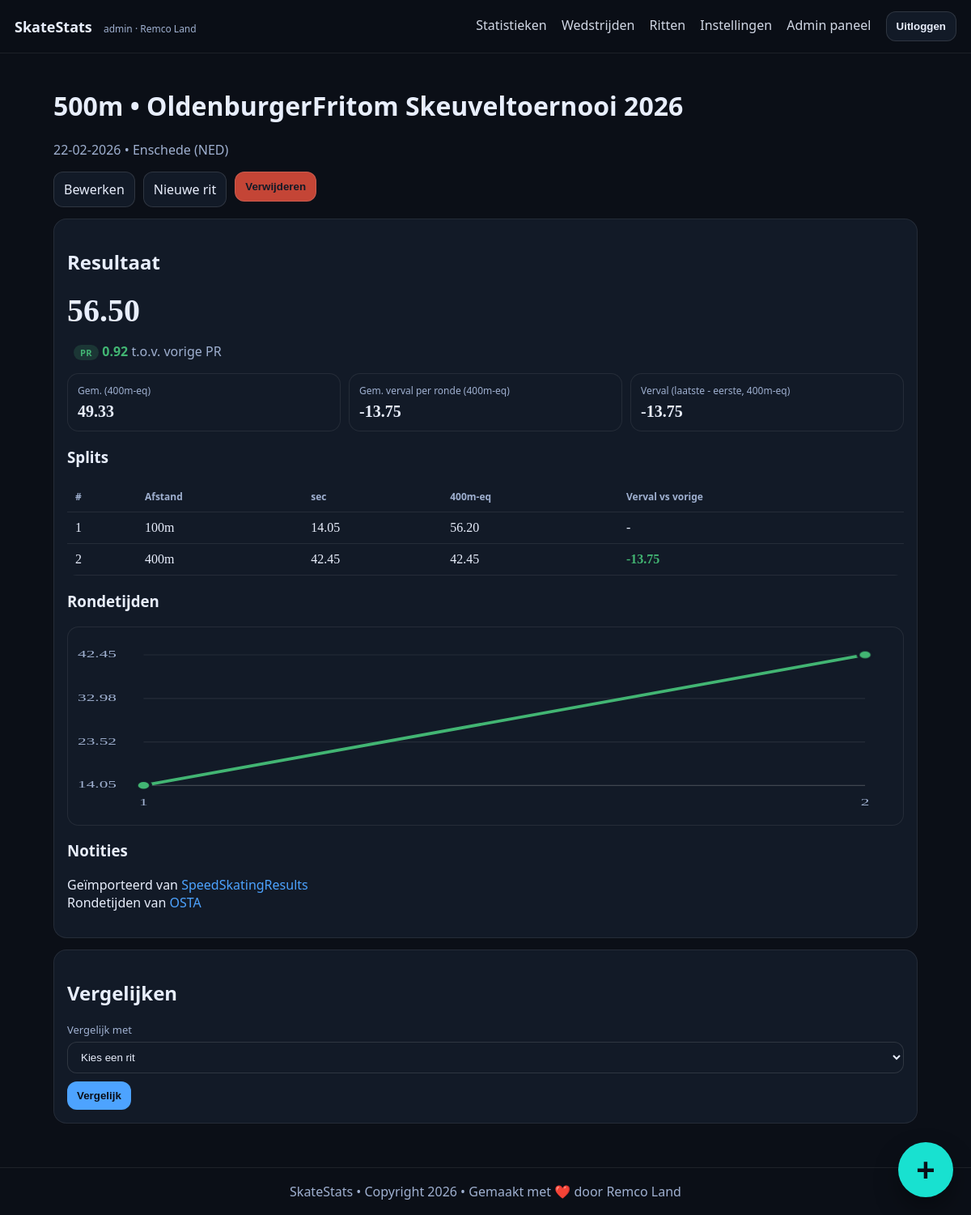
/races/126 (signed in), run on the app's committed database.
### tables this page shows
CREATE TABLE user (
              id INTEGER PRIMARY KEY AUTOINCREMENT,
              username TEXT NOT NULL UNIQUE,
              password_hash TEXT NOT NULL,
              skater_id INTEGER NOT NULL UNIQUE,
              is_admin INTEGER NOT NULL DEFAULT 0,
              created_at TEXT NOT NULL,
              updated_at TEXT NOT NULL,
              last_login_at TEXT, theme_preference TEXT NOT NULL DEFAULT 'dark',
              FOREIGN KEY (skater_id) REFERENCES skater(id) ON DELETE RESTRICT
            );

CREATE TABLE skater (
              id INTEGER PRIMARY KEY AUTOINCREMENT,
              name TEXT NOT NULL UNIQUE
            );

CREATE TABLE race (
              id INTEGER PRIMARY KEY AUTOINCREMENT,
              competition_id INTEGER NOT NULL,
              skater_id INTEGER NOT NULL,
              distance_m INTEGER NOT NULL,
              category TEXT,
              class_name TEXT,
              lane TEXT,
              opponent TEXT,
              total_time_ms INTEGER,
              laps_csv TEXT,   -- "30.12,31.00,31.50"
              dnf INTEGER NOT NULL DEFAULT 0,
              notes TEXT,
              created_at TEXT NOT NULL,
              FOREIGN KEY (competition_id) REFERENCES competition(id) ON DELETE CASCADE,
              FOREIGN KEY (skater_id) REFERENCES skater(id) ON DELETE RESTRICT
            );

CREATE TABLE competition (
              id INTEGER PRIMARY KEY AUTOINCREMENT,
              name TEXT NOT NULL,
              venue TEXT,
              competition_date TEXT NOT NULL, -- YYYY-MM-DD
              notes TEXT,
              created_at TEXT NOT NULL
            , owner_user_id INTEGER);

### app/main.py (the view, shortened to what this page needs)
@app.get("/races/{race_id}", response_class=HTMLResponse)
def race_detail(request: Request, race_id: int, compare_race_id: str = ""):
    current_user = require_user(request)
    with db() as conn:
        r = conn.execute(
            """
            SELECT r.*, c.name AS competition_name, c.venue, c.competition_date
            FROM race r
            JOIN competition c ON c.id = r.competition_id
            WHERE r.id = ? AND r.skater_id = ? AND c.owner_user_id = ?
            """,
            (race_id, int(current_user["skater_id"]), int(current_user["id"])),
        ).fetchone()
        history_rows = conn.execute(
            """
            SELECT r.id, r.distance_m, r.total_time_ms, r.dnf, c.competition_date
            FROM race r
            JOIN competition c ON c.id = r.competition_id
            WHERE r.skater_id = ? AND c.owner_user_id = ?
            ORDER BY c.competition_date ASC, r.id ASC
            """,
            (int(current_user["skater_id"]), int(current_user["id"])),
        ).fetchall()
        comparison_candidates = conn.execute(
            """
            SELECT r.id, r.distance_m, r.total_time_ms, r.laps_csv, r.dnf, c.name AS competition_name, c.competition_date
            FROM race r
            JOIN competition c ON c.id = r.competition_id
            WHERE r.skater_id = ? AND c.owner_user_id = ? AND r.distance_m = ? AND r.id != ?
            ORDER BY c.competition_date DESC, r.id DESC
            """,
            (int(current_user["skater_id"]), int(current_user["id"]), int(race_id if r is None else r["distance_m"]), race_id),
        ).fetchall() if r else []
    if not r:
        return HTMLResponse("Race not found", status_code=404)
    laps = laps_from_csv(r["laps_csv"])
    split_rows = build_split_rows(laps, r["distance_m"])
    metrics = compute_race_metrics(laps, r["distance_m"])
    split_chart = build_split_chart(laps)
    pr_progress = build_pr_progress(history_rows)
    pr_context = pr_progress.get(
        race_id,
        {"is_pr": False, "previous_pr_ms": None, "delta_vs_previous_pr_ms": None, "delta_abs_ms": None},
    )
    selected_compare_id = compare_race_id.strip()
    compare_row = None
    comparison = build_comparison_context(r, compare_row)
    return render(
        request,
        "race_detail.html",
        race=r,
        laps=laps,
        split_rows=split_rows,
        metrics=metrics,
        split_chart=split_chart,
        pr_context=pr_context,
        fmt_ms=fmt_ms,
        fmt_date=fmt_date_ymd_to_dmy,
        fmt_sec=fmt_sec,
        format_notes_html=format_notes_html,
        comparison_candidates=comparison_candidates,
        selected_compare_id=selected_compare_id,
        comparison=comparison,
    )

### app/main.py (called while the page is built)
def fmt_date_ymd_to_dmy(ymd: str | None) -> str:
    if not ymd:
        return "-"
    try:
        d = datetime.strptime(ymd, "%Y-%m-%d")
        return d.strftime("%d-%m-%Y")
    except ValueError:
        return ymd

def db() -> sqlite3.Connection:
    conn = sqlite3.connect(DB_PATH)
    conn.execute("PRAGMA foreign_keys = ON")
    conn.row_factory = sqlite3.Row
    return conn

def get_user_by_id(conn: sqlite3.Connection, user_id: int) -> Optional[sqlite3.Row]:
    return conn.execute(
        """
        SELECT u.*, s.name AS skater_name
        FROM user u
        JOIN skater s ON s.id = u.skater_id
        WHERE u.id = ?
        """,
        (user_id,),
    ).fetchone()

def normalize_theme_preference(raw_value: str) -> str:
    value = (raw_value or "").strip().lower()
    if value == "light":
        return "light"
    if value == "system":
        return "system"
    return "dark"

def resolved_theme(theme_preference: str) -> str:
    return "dark" if normalize_theme_preference(theme_preference) == "system" else normalize_theme_preference(theme_preference)

def render(request: Request, template_name: str, **ctx) -> HTMLResponse:
    tpl = templates_env.get_template(template_name)
    current_user = getattr(request.state, "user", None)
    html = tpl.render(
        app_title=APP_TITLE,
        request=request,
        current_user=current_user,
        owner_name=current_user["skater_name"] if current_user else OWNER_NAME,
        theme_preference=normalize_theme_preference(current_user["theme_preference"]) if current_user else "dark",
        active_theme=resolved_theme(current_user["theme_preference"]) if current_user else "dark",
        **ctx,
    )
    return HTMLResponse(html)

def require_user(request: Request) -> sqlite3.Row:
    current_user = getattr(request.state, "user", None)
    if current_user is None:
        raise RuntimeError("missing authenticated user")
    return current_user

def fmt_ms(ms: Optional[int]) -> str:
    if ms is None:
        return "-"
    sign = "-" if ms < 0 else ""
    total_seconds = abs(ms) / 1000.0
    minutes = int(total_seconds // 60)
    seconds = total_seconds - (minutes * 60)
    if minutes > 0:
        return f"{sign}{minutes}:{seconds:05.2f}"
    return f"{sign}{seconds:.2f}"

def opening_split_m(distance_m: int) -> int:
    if distance_m == 500:
        return 100
    if distance_m == 1500:
        return 300
    if distance_m == 100:
        return 100
    return 200

### app/templates/race_detail.html (shortened to what this page needs)
{% extends "base.html" %}
{% block content %}
  <h1>{{ race.distance_m }}m • {{ race.competition_name }}</h1>
  <p class="muted">
    {{ fmt_date(race.competition_date) }}
    {% if race.venue %} • {{ race.venue }}{% endif %}
  </p>
  <div class="row-actions">
    <a class="btn" href="/races/{{ race.id }}/edit">Bewerken</a>
    <a class="btn" href="/races/new?competition_id={{ race.competition_id }}">Nieuwe rit</a>
    <form method="post" action="/races/{{ race.id }}/delete" class="inline-form" onsubmit="return confirm('Weet je zeker dat je deze rit wilt verwijderen?');">
      <button type="submit" class="btn btn-danger">Verwijderen</button>
    </form>
  </div>
  <section class="card">
    <h2>Resultaat</h2>
    <p class="big mono">{{ fmt_ms(race.total_time_ms) }}{% if race.dnf == 1 %} (DNF){% endif %}</p>
    <p class="muted">
      {% if pr_context.is_pr %}
        <span class="badge-pr">PR</span>
      {% endif %}
      {% if pr_context.previous_pr_ms is not none and pr_context.delta_vs_previous_pr_ms is not none %}
        <span class="{% if pr_context.delta_vs_previous_pr_ms <= 0 %}delta-good{% else %}delta-bad{% endif %}">
          {% if pr_context.delta_vs_previous_pr_ms > 0 %}+{% endif %}{{ fmt_ms(pr_context.delta_abs_ms) }}
        </span>
        t.o.v. vorige PR
      {% else %}
        Eerste geregistreerde tijd op deze afstand.
      {% endif %}
    </p>
    <div class="grid3">
      <div class="stat">
        <div class="label">Gem. (400m-eq)</div>
        <div class="value mono">
          {% if metrics.avg_400 is not none %}
            {{ "%.2f"|format(metrics.avg_400) }}
          {% else %}
            -
          {% endif %}
        </div>
      </div>
      <div class="stat">
        <div class="label">Gem. verval per ronde (400m-eq)</div>
        <div class="value mono">
          {% if metrics.avg_fade_per_segment_400eq is not none %}
            {{ "%.2f"|format(metrics.avg_fade_per_segment_400eq) }}
          {% else %}
            -
          {% endif %}
        </div>
      </div>
      <div class="stat">
        <div class="label">Verval (laatste - eerste, 400m-eq)</div>
        <div class="value mono">
          {% if metrics.fade_400eq is not none %}
            {{ "%.2f"|format(metrics.fade_400eq) }}
          {% else %}
            -
          {% endif %}
        </div>
      </div>
    </div>
    {% if laps|length > 0 %}
      <h3>Splits</h3>
      <table>
        <thead>
          <tr><th>#</th><th>Afstand</th><th>sec</th><th>400m-eq</th><th>Verval vs vorige</th></tr>
        </thead>
        <tbody>
          {% for split in split_rows %}
            <tr>
              <td class="mono">{{ split.index }}</td>
              <td class="mono">{{ split.distance_m if split.distance_m is not none else "-" }}m</td>
              <td class="mono">{{ "%.2f"|format(split.seconds) }}</td>
              <td class="mono">{{ fmt_sec(split.per_400eq) }}</td>
              <td class="mono">
                {% if split.delta_prev_400eq is not none %}
                  <span class="{% if split.delta_prev_400eq <= 0 %}delta-good{% else %}delta-bad{% endif %}">
                    {% if split.delta_prev_400eq > 0 %}+{% endif %}{{ fmt_sec(split.delta_prev_400eq) }}
                  </span>
                {% else %}
                  -
                {% endif %}
              </td>
            </tr>
          {% endfor %}
        </tbody>
      </table>
    {% else %}
      <p class="muted">Geen rondetijden ingevuld.</p>
    {% endif %}
    {% if split_chart %}
      <h3>Rondetijden</h3>
      <div class="split-chart-wrap">
        <svg
          class="split-chart"
          viewBox="0 0 {{ split_chart.width }} {{ split_chart.height }}"
          preserveAspectRatio="none"
          aria-label="Grafiek van rondetijden"
        >
          {% for tick in split_chart.y_ticks %}
            <line
              x1="{{ split_chart.left_padding }}"
              y1="{{ tick.y }}"
              x2="{{ split_chart.width - split_chart.right_padding }}"
              y2="{{ tick.y }}"
              class="split-chart-grid"
            ></line>
            <text x="0" y="{{ tick.y }}" class="split-chart-axis">{{ tick.label }}</text>
          {% endfor %}
          <line
            x1="{{ split_chart.left_padding }}"
            y1="{{ split_chart.baseline_y }}"
            x2="{{ split_chart.width - split_chart.right_padding }}"
            y2="{{ split_chart.baseline_y }}"
            class="split-chart-grid split-chart-grid-strong"
          ></line>
          <polyline points="{{ split_chart.points }}" class="split-chart-line" pathLength="100"></polyline>
          {% for point in split_chart.circles %}
            <circle cx="{{ point.x }}" cy="{{ point.y }}" r="4.5" class="split-chart-point"></circle>
            <text x="{{ point.x }}" y="{{ split_chart.baseline_y + 18 }}" class="split-chart-axis split-chart-axis-x">{{ point.label }}</text>
          {% endfor %}
        </svg>
      </div>
    {% endif %}
    {% if race.notes %}
      <h3>Notities</h3>
      <p class="notes-block">{{ format_notes_html(race.notes) }}</p>
    {% endif %}
  </section>
  <section class="card">
    <h2>Vergelijken</h2>
    {% if comparison_candidates|length == 0 %}
      <p class="muted">Geen andere ritten op deze afstand beschikbaar om mee te vergelijken.</p>
    {% else %}
      <form method="get" action="/races/{{ race.id }}" class="form">
        <label>Vergelijk met
          <select name="compare_race_id">
            <option value="">Kies een rit</option>
          </select>
        </label>
        <div class="row-actions">
          <button type="submit">Vergelijk</button>
        </div>
      </form>
    {% endif %}
  </section>
{% endblock %}

### app/templates/base.html (shortened to what this page needs)
<!doctype html>
<html lang="nl" data-theme="{{ active_theme }}" data-theme-preference="{{ theme_preference }}">
  <head>
    <link rel="stylesheet" href="/static/style.css" />
  </head>
  <body data-theme="{{ active_theme }}" data-theme-preference="{{ theme_preference }}">
    <header class="topbar">
      <div class="brand">
        <a href="/">{{ app_title }}</a>
        {% if current_user %}
          <span class="tag">{{ current_user.username }} · {{ owner_name }}</span>
        {% else %}
          <span class="tag">login required</span>
        {% endif %}
      </div>
      {% if current_user %}
        <nav class="nav-desktop">
          <a href="/stats">Statistieken</a>
          <a href="/competitions">Wedstrijden</a>
          <a href="/races">Ritten</a>
          <a href="/account/settings">Instellingen</a>
          {% if current_user.is_admin == 1 %}
            <a href="/admin/users">Admin paneel</a>
          {% endif %}
          <form method="post" action="/logout" class="inline-form">
            <button type="submit" class="btn-secondary">Uitloggen</button>
          </form>
        </nav>
      {% endif %}
    </header>
    <main class="container">
      {% block content %}{% endblock %}
    </main>
    {% if current_user %}
      <div class="fab-menu" data-open="false">
        <button type="button" class="fab-toggle" aria-label="Snelle acties" aria-expanded="false">+</button>
      </div>
    {% endif %}
    <footer class="footer">
      <span>SkateStats • Copyright 2026 • Gemaakt met ❤️ door Remco Land</span>
    </footer>
  </body>
</html>

### data on the page
user: username "admin"
skater: name "Remco Land"
race: distance_m "500", total_time_ms "56.50", notes "Geïmporteerd van SpeedSkatingResults Rondetijden van OSTA"
competition: competition_name "OldenburgerFritom Skeuveltoernooi 2026", competition_date "22-02-2026", venue "Enschede (NED)"

### other printed values
{{ app_title }} "SkateStats"
{{ fmt_ms(pr_context.delta_abs_ms) }} "0.92"
{{ "%.2f"|format(metrics.avg_400) }} "49.33"
{{ "%.2f"|format(metrics.avg_fade_per_segment_400eq) }} "-13.75"
{{ "%.2f"|format(metrics.fade_400eq) }} "-13.75"
{{ split.index }} "1" "2"
{{ split.distance_m if split.distance_m is not none else "-" }} "100" "400"
{{ "%.2f"|format(split.seconds) }} "14.05" "42.45"
{{ fmt_sec(split.per_400eq) }} "56.20" "42.45"
{{ fmt_sec(split.delta_prev_400eq) }} "-13.75"
{{ tick.label }} "14.05" "23.52" "32.98" "42.45"
{{ point.label }} "1" "2"
